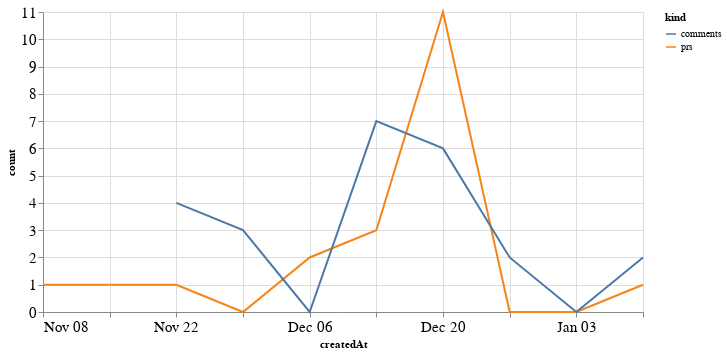

Write notebook code for a chart like this one.
### Code cell
alt.Chart(total_time, width=600).mark_line().encode(
    x='createdAt',
    y='count',
    color='kind'
)

### Figure 1 — Vega-Lite specification as saved in the notebook (floating-point values rounded to 4 significant figures)
{"config": {"axisLeft": {"labelFontSize": 15}, "axisBottom": {"labelFontSize": 15}}, "data": {"name": "data-89c5293fd9df0e55c222e3812ec1fd98"}, "mark": "line", "encoding": {"color": {"type": "nominal", "field": "kind"}, "x": {"type": "temporal", "field": "createdAt"}, "y": {"type": "quantitative", "field": "count"}}, "width": 600, "$schema": "https://vega.github.io/schema/vega-lite/v4.8.1.json", "datasets": {"data-89c5293fd9df0e55c222e3812ec1fd98": [{"createdAt": "2020-11-08T00:00:00", "kind": "prs", "count": 1.0}, {"createdAt": "2020-11-15T00:00:00", "kind": "prs", "count": 1.0}, {"createdAt": "2020-11-22T00:00:00", "kind": "prs", "count": 1.0}, {"createdAt": "2020-11-29T00:00:00", "kind": "prs", "count": 0.0}, {"createdAt": "2020-12-06T00:00:00", "kind": "prs", "count": 2.0}, {"createdAt": "2020-12-13T00:00:00", "kind": "prs", "count": 3.0}, {"createdAt": "2020-12-20T00:00:00", "kind": "prs", "count": 11.0}, {"createdAt": "2020-12-27T00:00:00", "kind": "prs", "count": 0.0}, {"createdAt": "2021-01-03T00:00:00", "kind": "prs", "count": 0.0}, {"createdAt": "2021-01-10T00:00:00", "kind": "prs", "count": 1.0}, {"createdAt": "2020-11-08T00:00:00", "kind": "comments", "count": null}, {"createdAt": "2020-11-15T00:00:00", "kind": "comments", "count": null}, {"createdAt": "2020-11-22T00:00:00", "kind": "comments", "count": 4.0}, {"createdAt": "2020-11-29T00:00:00", "kind": "comments", "count": 3.0}, {"createdAt": "2020-12-06T00:00:00", "kind": "comments", "count": 0.0}, {"createdAt": "2020-12-13T00:00:00", "kind": "comments", "count": 7.0}, {"createdAt": "2020-12-20T00:00:00", "kind": "comments", "count": 6.0}, {"createdAt": "2020-12-27T00:00:00", "kind": "comments", "count": 2.0}, {"createdAt": "2021-01-03T00:00:00", "kind": "comments", "count": 0.0}, {"createdAt": "2021-01-10T00:00:00", "kind": "comments", "count": 2.0}]}}
